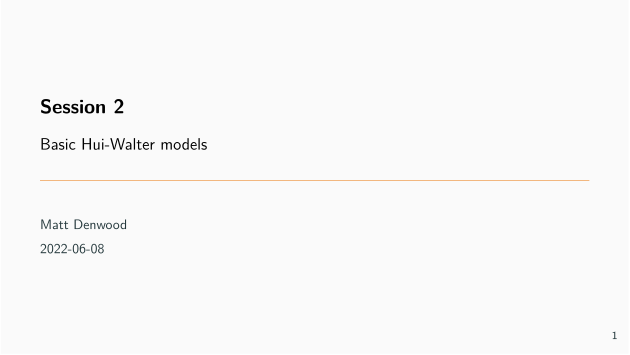

This chart was generated by the following R code:
params <-
list(presentation = TRUE)

#' ---
#' title: Session 2
#' subtitle: Basic Hui-Walter models
#' date: "2022-06-08"
#' author:
#'   - Matt Denwood
#' theme: metropolis
#' aspectratio: 169
#' colortheme: seahorse
#' header-includes: 
#'   - \input{../rsc/preamble}
#' params:
#'   presentation: TRUE
#' output:
#'   beamer_presentation:
#'       pandoc_args: ["-t", "beamer"]
#'       slide_level: 2
#'   html_document: default
#' ---
#' 
## ----rendering, eval=FALSE, include=FALSE-------------------------------------
## # To render this as PDF (beamer) slides run:
## rmarkdown::render('Session_2.Rmd', 'beamer_presentation', params=list(presentation=TRUE))
## # And for html:
## rmarkdown::render('Session_2.Rmd', 'html_document', params=list(presentation=FALSE))

#' 
## ----setup, include=FALSE-----------------------------------------------------
source("../rsc/setup.R", environment())

#' 
#' ## Hui-Walter Model
#' 
#' - A particular model formulation that was originally designed for evaluating diagnostic tests in the absence of a gold standard
#' 
#' - Not necessarily (or originally) Bayesian but often implemented using Bayesian MCMC
#'   
#' - But evaluating an imperfect test against another imperfect test is a bit like pulling a rabbit out of a hat
#'   * If we don't know the true disease status, how can we estimate sensitivity or specificity for either test?
#' 
#' 
#' ## The multinomial distribution
#' 
#' Binomial (always with two possible outcomes):
#' 
## ----echo=FALSE, fig.height=4-------------------------------------------------
fdat <- tibble(Outcome = factor(rbinom(1e5, 1, 0.5)))
ggplot(fdat %>% count(Outcome)) + aes(x=Outcome, y=n) + geom_col() + scale_y_continuous(labels=NULL) + ylab(NULL)

#' 
#' - - -
#' 
#' Multinomial with two possible outcomes:
#' 
## ----echo=FALSE, fig.height=4-------------------------------------------------
fdat <- tibble(Outcome = factor(apply(rmultinom(1e5, 1, c(1,1)),2,function(x) which(as.logical(x)))))
ggplot(fdat %>% count(Outcome)) + aes(x=Outcome, y=n) + geom_col() + scale_y_continuous(labels=NULL) + ylab(NULL)

#' 
#' - - -
#' 
#' Multinomial with four possible outcomes:
#' 
## ----echo=FALSE, fig.height=4-------------------------------------------------
fdat <- tibble(Outcome = factor(apply(rmultinom(1e5, 1, c(1,1,1,1)),2,function(x) which(as.logical(x)))))
ggplot(fdat %>% count(Outcome)) + aes(x=Outcome, y=n) + geom_col() + scale_y_continuous(labels=NULL) + ylab(NULL)

#' 
#' 
#' ## Model Specification
#' 
#' 
## ----include=FALSE------------------------------------------------------------
hw_definition <- c("model{
  Tally ~ dmulti(prob, N)
  
  # Test1- Test2-
	prob[1] <- (prev * ((1-se[1])*(1-se[2]))) + ((1-prev) * ((sp[1])*(sp[2])))

  # Test1+ Test2-
	prob[2] <- (prev * ((se[1])*(1-se[2]))) + ((1-prev) * ((1-sp[1])*(sp[2])))

  # Test1- Test2+
	prob[3] <- (prev * ((1-se[1])*(se[2]))) + ((1-prev) * ((sp[1])*(1-sp[2])))
", " 
  # Test1+ Test2+
	prob[4] <- (prev * ((se[1])*(se[2]))) + ((1-prev) * ((1-sp[1])*(1-sp[2])))

  prev ~ dbeta(1, 1)
  se[1] ~ dbeta(1, 1)
  sp[1] ~ dbeta(1, 1)
  se[2] ~ dbeta(1, 1)
  sp[2] ~ dbeta(1, 1)

  #data# Tally, N
  #monitor# prev, prob, se, sp, deviance
  #inits# prev, se, sp
}
")
cat(hw_definition, sep='', file='basic_hw.txt')

#' 
#' 
## ----comment='', echo=FALSE---------------------------------------------------
cleanup <- c(cleanup, 'basic_hw.txt')
cat(hw_definition[1], sep='\n')

#' 
#' ---
#' 
## ----comment='', echo=FALSE---------------------------------------------------
cat(hw_definition[2], sep='\n')

#' 
#' ---
#' 
## -----------------------------------------------------------------------------
twoXtwo <- matrix(c(48, 12, 4, 36), ncol=2, nrow=2)
twoXtwo

#' 
#' 
## ---- message=FALSE, warning=FALSE, results='hide'----------------------------
library('runjags')

Tally <- as.numeric(twoXtwo)
N <- sum(Tally)

prev <- list(chain1=0.05, chain2=0.95)
se <- list(chain1=c(0.01,0.99), chain2=c(0.99,0.01))
sp <- list(chain1=c(0.01,0.99), chain2=c(0.99,0.01))

results <- run.jags('basic_hw.txt', n.chains=2)

#' 
#' [Remember to check convergence and effective sample size!]
#' 
#' ---
#' 
## ---- eval=FALSE--------------------------------------------------------------
## results

#' 
## ----include=FALSE------------------------------------------------------------
hw_definition_inits <- c("model{
  Tally ~ dmulti(prob, N)
  
  # Test1- Test2-
	prob[1] <- (prev * ((1-se[1])*(1-se[2]))) + ((1-prev) * ((sp[1])*(sp[2])))

  # Test1+ Test2-
	prob[2] <- (prev * ((se[1])*(1-se[2]))) + ((1-prev) * ((1-sp[1])*(sp[2])))

  # Test1- Test2+
	prob[3] <- (prev * ((1-se[1])*(se[2]))) + ((1-prev) * ((sp[1])*(1-sp[2])))
", " 
  # Test1+ Test2+
	prob[4] <- (prev * ((se[1])*(se[2]))) + ((1-prev) * ((1-sp[1])*(1-sp[2])))

  prev ~ dbeta(1, 1)
  se[1] ~ dbeta(1, 1)
  sp[1] ~ dbeta(1, 1)
  se[2] ~ dbeta(1, 1)
  sp[2] ~ dbeta(1, 1)

  #data# Tally, N
  #monitor# prev, prob, se, sp, deviance
  #inits# prev, se, sp, .RNG.name, .RNG.seed
}
")
cat(hw_definition_inits, sep='', file='basic_hw_inits.txt')
cleanup <- c(cleanup, 'basic_hw_inits.txt')

#' 
## ----echo=FALSE, results="hide"-----------------------------------------------
.RNG.name <- list("base::Super-Duper", "base::Wichmann-Hill")
.RNG.seed <- list(15, 16)
results <- run.jags('basic_hw_inits.txt', n.chains=2, silent.jags=TRUE)
results

pt <- plot(results)

#' 
## ----echo=FALSE---------------------------------------------------------------
res <- summary(results)[,c(1:3,9,11)]
res[] <- round(res, 3)
knitr::kable(res)

#' 
#' - Does anybody spot a problem?
#' 
#' - - -
#' 
## ----echo=FALSE---------------------------------------------------------------
print(pt[["prob[1].plot1"]])

#' 
#' - - -
#' 
## ----echo=FALSE---------------------------------------------------------------
print(pt[["prev.plot1"]])

#' 
#' - - -
#' 
## ----echo=FALSE---------------------------------------------------------------
print(pt[["se[1].plot1"]])

#' 
#' - - -
#' 
## ----echo=FALSE---------------------------------------------------------------
print(pt[["sp[1].plot1"]])

#' 
#' - - -
#' 
## ----echo=FALSE---------------------------------------------------------------
print(pt[["deviance.plot1"]])

#' 
#' - - -
#' 
## ----echo=FALSE---------------------------------------------------------------
print(pt[["crosscorr"]])

#' 
#' ## Label Switching
#' 
#' How to interpret a test with Se=0% and Sp=0%?
#' 
#' . . .
#' 
#'   * The test is perfect - we are just holding it upside down...
#' 
#' . . .
#' 
#' We can force se+sp >= 1:
#' 
## ----eval=FALSE---------------------------------------------------------------
##   se[1] ~ dbeta(1, 1)
##   sp[1] ~ dbeta(1, 1)T(1-se[1], )

#' 
#' Or:
#' 
## ----eval=FALSE---------------------------------------------------------------
##   se[1] ~ dbeta(1, 1)T(1-sp[1], )
##   sp[1] ~ dbeta(1, 1)

#' 
#' This allows the test to be useless, but not worse than useless.
#' 
#' - - -
#' 
#' Alternatively we can have the weakly informative priors:
#' 
## ----eval=FALSE---------------------------------------------------------------
##   se[1] ~ dbeta(2, 1)
##   sp[1] ~ dbeta(2, 1)

#' 
#' To give the model some information that we expect the test characteristics to be closer to 100% than 0%.
#' 
#' . . .
#' 
#' Or we can use stronger priors for one or both tests.
#' 
#' 
#' ## Priors
#' 
#' A quick way to see the distribution of a prior:
#' 
## ---- fig.width=3, fig.height=3-----------------------------------------------
curve(dbeta(x, 1, 1), from=0, to=1)
qbeta(c(0.025,0.975), shape1=1, shape2=1)

#' 
#' ---
#' 
#' This was minimally informative, but how does that compare to a weakly informative prior for e.g. sensitivity?
#' 
## ---- fig.width=3, fig.height=3-----------------------------------------------
curve(dbeta(x, 2, 1), from=0, to=1)
qbeta(c(0.025,0.975), shape1=2, shape2=1)

#' 
#' ---
#' 
## -----------------------------------------------------------------------------
qbeta(c(0.025,0.975), shape1=2, shape2=1)

#' 
#' Or more accurately:
#' 
## -----------------------------------------------------------------------------
library("TeachingDemos")
hpd(qbeta, shape1=2, shape2=1)

#' 
#' . . .
#' 
#' Credible vs confidence intervals:
#' 
#'   - For MCMC these are usually calculated using highest posterior density (HPD) intervals
#'   - Therefore there is a difference between:
#'       - `qbeta(c(0.025,0.975), ...)`
#'       - `hpd(qbeta, ...)`
#'   - Technically HPD intervals are credible intervals...
#'   
#' ---
#' 
#' What about a more informative prior?
#' 
## ---- fig.width=3, fig.height=3-----------------------------------------------
curve(dbeta(x, 20, 2), from=0, to=1)
qbeta(c(0.025,0.975), shape1=20, shape2=2)
hpd(qbeta, shape1=20, shape2=2)

#' 
#' ## Choosing a prior
#' 
#' What we want is e.g. Beta(20,1)
#' 
#' But typically we have median and 95% confidence intervals from a paper, e.g.:
#' 
#' "The median (95% CI) estimates of the sensitivity and specificity of the shiny new test were 94% (92-96%) and 99% (97-100%) respectively"
#' 
#' . . .
#' 
#' How can we generate a Beta( , ) prior from this?
#' 
#' ## The PriorGen package
#' 
#' "The median (95% CI) estimates of the sensitivity and specificity of the shiny new test were 94% (92-96%) and 99% (97-100%)"
#' 
## -----------------------------------------------------------------------------
library("PriorGen")
findbeta(themedian = 0.94, percentile.value = 0.92)
hpd(qbeta, shape1=429.95, shape2=27.76)

#' 
#' . . .
#' 
#' Note: `themedian` could also be `themean`
#' 
#' ---
#' 
## -----------------------------------------------------------------------------
curve(dbeta(x, shape1=429.95, shape2=27.76))

#' 
#' ## Initial values
#' 
#' Part of the problem before was also that we were specifying extreme initial values:
#' 
## -----------------------------------------------------------------------------
se <- list(chain1=c(0.01,0.99), chain2=c(0.99,0.01))
sp <- list(chain1=c(0.01,0.99), chain2=c(0.99,0.01))

#' 
#' . . .
#' 
#' Let's change these to:
#' 
## -----------------------------------------------------------------------------
se <- list(chain1=c(0.5,0.99), chain2=c(0.99,0.5))
sp <- list(chain1=c(0.5,0.99), chain2=c(0.99,0.5))

#' 
#' 
#' ## Analysing simulated data
#' 
#' This is useful to check that we can recover parameter values!
#' 
## -----------------------------------------------------------------------------
# Set a random seed so that the data are reproducible:
set.seed(2021-06-28)

sensitivity <- c(0.9, 0.6)
specificity <- c(0.95, 0.9)
N <- 1000
prevalence <- 0.5

data <- tibble(Status = rbinom(N, 1, prevalence)) %>%
  mutate(Test1 = rbinom(N, 1, sensitivity[1]*Status + (1-specificity[1])*(1-Status))) %>%
  mutate(Test2 = rbinom(N, 1, sensitivity[2]*Status + (1-specificity[2])*(1-Status)))

twoXtwo <- with(data, table(Test1, Test2))
Tally <- as.numeric(twoXtwo)

#' 
#' . . .
#' 
#' We know that e.g. the first test has Sensitivity of 90% and Specificity of 95% - so the model *should* be able to tell us that...
#' 
#' # Practical Session 2
#' 
#' ## Points to consider {.fragile}
#' 
#' 1. What is the typical autocorrelation (and therefore effective sample size) of Hui-Walter models compared to the simpler models we were running earlier?  Is there any practical consequence of this?
#' 
#' 1. How does changing the prior distributions for the se and sp of one test affect the inference for the other test parameters?
#' 
#' 
#' `r exercise_start()`
#' 
#' 
#' ## Exercise 1 {.fragile}
#' 
#' Simulate some data using the code given above (under "Analysing simulated data"), and run it using the following model with truncated Beta(1,1) priors for sensitivity and specificity of both tests:
#' 
## ----echo=FALSE, comment=''---------------------------------------------------
hw_definition <- c("model{
  Tally ~ dmulti(prob, N)
  
  # Test1- Test2-
	prob[1] <- (prev * ((1-se[1])*(1-se[2]))) + ((1-prev) * ((sp[1])*(sp[2])))

  # Test1+ Test2-
	prob[2] <- (prev * ((se[1])*(1-se[2]))) + ((1-prev) * ((1-sp[1])*(sp[2])))

  # Test1- Test2+
	prob[3] <- (prev * ((1-se[1])*(se[2]))) + ((1-prev) * ((sp[1])*(1-sp[2])))

  # Test1+ Test2+
	prob[4] <- (prev * ((se[1])*(se[2]))) + ((1-prev) * ((1-sp[1])*(1-sp[2])))

  prev ~ dbeta(1, 1)
  se[1] ~ dbeta(1, 1)T(1-sp[1], )
  sp[1] ~ dbeta(1, 1)
  se[2] ~ dbeta(1, 1)T(1-sp[2], )
  sp[2] ~ dbeta(1, 1)

  #data# Tally, N
  #monitor# prev, prob, se, sp, deviance
  #inits# prev, se, sp
}
")
cat(hw_definition, sep='', file='hw_truncated.txt')
cleanup <- c(cleanup, 'hw_truncated.txt')
cat(hw_definition)

#' 
#' What are the results?
#' 
#' ### Solution 1 {.fragile}
#' 
## -----------------------------------------------------------------------------
prev <- list(chain1=0.05, chain2=0.95)
se <- list(chain1=c(0.5,0.99), chain2=c(0.99,0.5))
sp <- list(chain1=c(0.5,0.99), chain2=c(0.99,0.5))

results_tr_1000 <- run.jags('hw_truncated.txt', n.chains=2, sample=10000)

# Note: this is only commented out to save space in the exercise file!
# plot(results_tr_1000)
# check convergence and effective sample size, and then interpret results:
results_tr_1000

#' 
#' Note that model does converge, but the effective sample size is NOT high enough with 10000 samples - we need to run for longer to get reliable results:
#' 
## -----------------------------------------------------------------------------
results_tr_1000 <- run.jags('hw_truncated.txt', n.chains=2, sample=75000)

# Note: this is only commented out to save space in the exercise file!
# plot(results_tr_1000)
# check convergence and effective sample size, and then interpret results:
results_tr_1000

#' 
#' Now we can see that the 95% confidence intervals for prev, se and sp are all quite wide, but at least they do contain the simulation values!
#' 
#' ## Exercise 2 {.fragile}
#' 
#' - Find beta distribution priors for:
#' 
#'   * Sensitivity: mean estimate = 0.9 (95% CI: 0.85 - 0.95)
#'   * Specificity: mean estimate = 0.95 (95%CI: 0.92-0.97)
#' 
#' - Look at these distributions using curve and hpd
#' 
#' - Modify your model from exercise 1 using these priors for test 1 (leave the priors for test 2 unchanged)
#'   - Make sure to name your new model something different, so that you can easily run it using either set of priors for test 1!
#' 
#' - How does this affect the inference for test 2?
#' 
#' 
#' ### Solution 2 {.fragile}
#' 
#' Parameters for Sensitivity: mean estimate = 0.9 (95% CI: 0.85 - 0.95):
#' 
#' [Note: this is `themean` rather than `themedian`!]
#' 
## -----------------------------------------------------------------------------
PriorGen::findbeta(themean=0.9, percentile.value = 0.85)
hpd(qbeta, shape1=101.43, shape2=11.27)
curve(dbeta(x, 101.43, 11.27), from=0, to=1)

#' 
#' Parameters for Specificity: mean estimate = 0.95 (95%CI: 0.92-0.97):
#' 
## -----------------------------------------------------------------------------
PriorGen::findbeta(themean=0.95, percentile.value = 0.92)
hpd(qbeta, shape1=162.53, shape2=8.55)
curve(dbeta(x, 162.53, 8.55), from=0, to=1)

#' 
#' Here is the updated model using the new prior values:
#' 
## ----echo=FALSE, comment=''---------------------------------------------------
hw_definition <- c("model{
  Tally ~ dmulti(prob, N)
  
  # Test1- Test2-
	prob[1] <- (prev * ((1-se[1])*(1-se[2]))) + ((1-prev) * ((sp[1])*(sp[2])))

  # Test1+ Test2-
	prob[2] <- (prev * ((se[1])*(1-se[2]))) + ((1-prev) * ((1-sp[1])*(sp[2])))

  # Test1- Test2+
	prob[3] <- (prev * ((1-se[1])*(se[2]))) + ((1-prev) * ((sp[1])*(1-sp[2])))

  # Test1+ Test2+
	prob[4] <- (prev * ((se[1])*(se[2]))) + ((1-prev) * ((1-sp[1])*(1-sp[2])))

  prev ~ dbeta(1, 1)
  se[1] ~ dbeta(101.43, 11.27)T(1-sp[1], )
  sp[1] ~ dbeta(162.53, 8.55)
  se[2] ~ dbeta(1, 1)T(1-sp[2], )
  sp[2] ~ dbeta(1, 1)

  #data# Tally, N
  #monitor# prev, prob, se, sp, deviance
  #inits# prev, se, sp
}
")
cat(hw_definition, sep='', file='hw_stronginf.txt')
cleanup <- c(cleanup, 'hw_stronginf.txt')
cat(hw_definition)

#' 
## -----------------------------------------------------------------------------
results_si_1000 <- run.jags('hw_stronginf.txt', n.chains=2)

# Note: this is only commented out to save space in the exercise file!
# plot(results_si_1000)
# check convergence and effective sample size, and then interpret results:
results_si_1000

#' 
#' Note that the 95% confidence intervals are much narrower now, including for test 2!!!  The effective sample size is also much higher because the model is more identifiable (i.e. better behaved).
#' 
#' 
#' ## Exercise 3 {.fragile}
#' 
#' Now adjust the sample size so that you have N=100, re-simulate the data, and re-run the models with both sets of priors.
#' 
#'   - What do you notice about the results compared to N=1000?
#'   
#' Also change the prevalence from 50% to 10% or 90%
#' 
#'   - How does this affect your ability to estimate the sensitivity and specificity of test 2 (using strong priors for test 1)?
#' 
#' ### Solution 3 {.fragile}
#' 
#' We can change the sample size like so:
#' 
## -----------------------------------------------------------------------------
# Set a random seed so that the data are reproducible:
set.seed(2021-06-28)

se <- c(0.9, 0.6)
sp <- c(0.95, 0.9)
N <- 100
prevalence <- 0.5

data <- tibble(Status = rbinom(N, 1, prevalence)) %>%
  mutate(Test1 = rbinom(N, 1, se[1]*Status + (1-sp[1])*(1-Status))) %>%
  mutate(Test2 = rbinom(N, 1, se[2]*Status + (1-sp[2])*(1-Status)))

twoXtwo <- with(data, table(Test1, Test2))
Tally <- as.numeric(twoXtwo)

results_si_100 <- run.jags('hw_stronginf.txt', n.chains=2)
results_tr_100 <- run.jags('hw_truncated.txt', n.chains=2)

# Remember to check convergence!
# plot(results_si_100)
# plot(results_tr_100)

# Comparison to larger dataset:
results_si_100
results_tr_100
results_si_1000
results_tr_1000

#' 
#' Note that the posteriors have wider confidence intervals for the smaller dataset, particularly with the weakly informative (truncated) prior for test 1.
#' 
#' With a very low prevalence:
#' 
## -----------------------------------------------------------------------------
# Set a random seed so that the data are reproducible:
set.seed(2021-06-28)

se <- c(0.9, 0.6)
sp <- c(0.95, 0.9)
N <- 1000
prevalence <- 0.1

data <- tibble(Status = rbinom(N, 1, prevalence)) %>%
  mutate(Test1 = rbinom(N, 1, se[1]*Status + (1-sp[1])*(1-Status))) %>%
  mutate(Test2 = rbinom(N, 1, se[2]*Status + (1-sp[2])*(1-Status)))

twoXtwo <- with(data, table(Test1, Test2))
Tally <- as.numeric(twoXtwo)

results_lowprev <- run.jags('hw_stronginf.txt', n.chains=2)

# Remember to check convergence!
# plot(results_lowprev)

results_lowprev

#' 
#' The specificity for test 2 is well estimated but the sensitivity has large confidence intervals.  This is because there are relatively few true positive samples from which sensitivity can be estimated.  The opposite is true with high prevalence i.e. it is harder to estimate specificity.
#' 
#' 
#' ## Optional exercise A {.fragile}
#' 
#' Adapt the model so that you can specify the 'hyper-priors' of the sensitivity and specificity for both tests as data
#' 
#' Now pretend that the manufacturer of the test told you that Test 1 actually has these characteristics:
#' 
#'   * Sensitivity = 0.95 (95% CI: 0.92 - 0.98)
#'   * Specificity = 0.999 (95%CI: 0.99 - 1.00)
#' 
#' Re-estimate the values you would need to use for the priors
#' 
#' Now run your adapted model using these values instead (using the original dataset with N=1000 and prevalence=0.5)
#'   - What effect does the change to Test 1 priors have on the posterior for Test 2?
#'   - Other than comparing to the simulation parameters (which you would not know in real life!) is there any way that you can tell the priors for test 1 are not realistic?
#'   
#' ### Solution A {.fragile}
#' 
#' We need two additional parameters where we fix the value in R and pass that value into JAGS as data:
#' 
## ----echo=FALSE, comment=''---------------------------------------------------
hw_definition <- c("model{
  Tally ~ dmulti(prob, N)
  
  # Test1- Test2-
	prob[1] <- (prev * ((1-se[1])*(1-se[2]))) + ((1-prev) * ((sp[1])*(sp[2])))

  # Test1+ Test2-
	prob[2] <- (prev * ((se[1])*(1-se[2]))) + ((1-prev) * ((1-sp[1])*(sp[2])))

  # Test1- Test2+
	prob[3] <- (prev * ((1-se[1])*(se[2]))) + ((1-prev) * ((sp[1])*(1-sp[2])))

  # Test1+ Test2+
	prob[4] <- (prev * ((se[1])*(se[2]))) + ((1-prev) * ((1-sp[1])*(1-sp[2])))

  prev ~ dbeta(1, 1)
  se[1] ~ dbeta(se_prior[1,1], se_prior[1,2])T(1-sp[1], )
  sp[1] ~ dbeta(sp_prior[1,1], sp_prior[1,2])
  se[2] ~ dbeta(se_prior[2,1], se_prior[2,2])T(1-sp[2], )
  sp[2] ~ dbeta(sp_prior[2,1], sp_prior[2,2])

  #data# Tally, N, se_prior, sp_prior
  #monitor# prev, prob, se, sp, deviance
  #inits# prev, se, sp
}
")
cat(hw_definition, sep='', file='hw_hyperprior.txt')
cleanup <- c(cleanup, 'hw_hyperprior.txt')
cat(hw_definition)

#' 
## -----------------------------------------------------------------------------
# Set a random seed so that the data are reproducible:
set.seed(2021-06-28)

se <- c(0.9, 0.6)
sp <- c(0.95, 0.9)
N <- 1000
prevalence <- 0.5

data <- tibble(Status = rbinom(N, 1, prevalence)) %>%
  mutate(Test1 = rbinom(N, 1, se[1]*Status + (1-sp[1])*(1-Status))) %>%
  mutate(Test2 = rbinom(N, 1, se[2]*Status + (1-sp[2])*(1-Status)))

twoXtwo <- with(data, table(Test1, Test2))
Tally <- as.numeric(twoXtwo)

# Additional data needed for the adapted model:
(se_prior <- matrix(1, ncol=2, nrow=2))
(sp_prior <- matrix(1, ncol=2, nrow=2))

# New priors from the manufacturer:
#  * Sensitivity = 0.95 (95% CI: 0.92 - 0.98)
#  * Specificity = 0.999 (95%CI: 0.99 - 1.00)

PriorGen::findbeta(themedian = 0.95, percentile=0.95, percentile.value = 0.92)
se_prior[1,] <- c(101.43, 11.27)
TeachingDemos::hpd(qbeta, shape1=se_prior[1,1], shape2=se_prior[1,2])

PriorGen::findbeta(themedian = 0.999, percentile=0.95, percentile.value = 0.99)
sp_prior[1,] <- c(162.53, 8.55)
TeachingDemos::hpd(qbeta, shape1=sp_prior[1,1], shape2=sp_prior[1,2])

# Now our hyper-prior parameters look like:
se_prior
sp_prior

# Re-run the model with these prirs:
results_manufacturer <- run.jags('hw_hyperprior.txt', n.chains=2)

# Remember to check convergence!
# plot(results_manufacturer)

results_manufacturer
results_si_1000

#' 
#' Compared to the earlier results (results_si_1000), the sensitivity and specificty of test 1 are estimated to be higher, but the sensitivity of test 2 is estimated to be lower. In fact, the 95% CI for specificity of test 2 no longer contains the true simulation value (0.9). Having too much confidence in the performance of one test will always make all of the other tests look worse! So remember to carefully assess the studies on which you base your priors:  if these come from laboratory validation exercises (which typically involve spiked samples with extremely high concentrations of the target vs completely clean/sterile negative controls) then this may not be a realistic estimation of the sensitivity or specificity in the field.
#' 
#' In general the best way to assess the effect of your priors is by sensitivity analysis:  change the priors slightly (for example make them less informative) and see if your posterior changes substantially.  In this case we can see that the stronger priors for test 1 move the estimates for test 2 substantially, so we would have to be extremely sure that these priors are correct in order to believe the model results.
#' 
#' `r exercise_end()`
#' 
#' 
#' ## Summary {.fragile}
#' 
#' - Hui-Walter models are seemingly magical, but:
#'   - They typically exhibit high autocorrelation
#'   - They may not converge, particularly with 1 population (see later!)
#'   - Need a larger sample for the same effective sample size
#' 
#' - More informative priors for one test will
#'   - Improve identifiability of the model
#'   - Affect the posterior inference for the other test!
#' 
## ----include=FALSE------------------------------------------------------------
unlink(cleanup)
